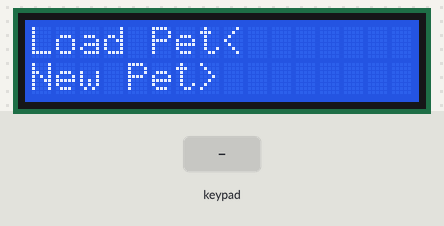
This sketch was run on a simulated Arduino Uno, built with avr-gcc and run on an emulated ATmega328P. On the bench: 16×2 character LCD. Inputs (shaded band) come from the test bench.

Above: at 1.3 s.
1.4 s: key 'L' pressed
At 3.3 s:
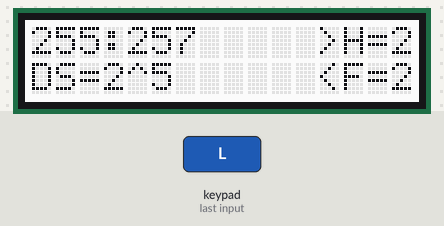
4.4 s: key 'U' pressed
At 5.2 s:
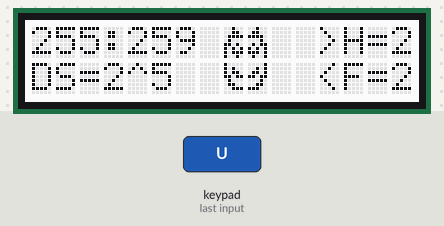
7.4 s: key 'D' pressed
At 7.54 s:
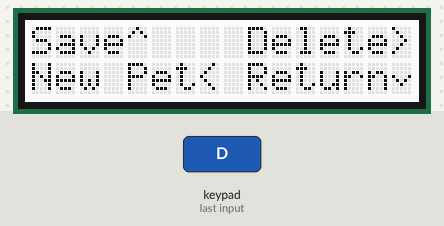
Timing chart, 0 to 10.4 s (numbered marks = the images above; inputs shaded):
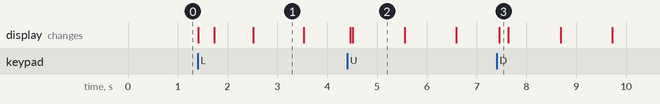

Measured:
- after the input at 1.4 s, the display: first changes at once (image 1 shows a later state)
- after the input at 4.4 s, the display: first changes after 0.06 s (image 2 shows a later state)
- after the input at 7.4 s, the display: changes after 0.05 s (image 3)
- what the display in image 1 shows lasts 1.0 s, from 2.5 s to 3.5 s
- what the display in image 2 shows lasts 1.1 s, from 4.5 s to 5.6 s

The sketch:

VirtualPet.ino
```cpp
#include <Wire.h>
#include <Adafruit_RGBLCDShield.h>
#include <utility/Adafruit_MCP23017.h>
#include <EEPROM.h>

Adafruit_RGBLCDShield lcd = Adafruit_RGBLCDShield();

#define RED 0x1
#define WHITE 0x7
#define GREEN 0x2
#define OFF 0x0

//create pictures
uint8_t egg[]={
  B00000,
  B01110,
  B11111,
  B11111,
  B11111,
  B11111,
  B01110,
  B00000
};

uint8_t young[] = {
 B00000,
 B00000,
 B01010,
 B00000,
 B10001,
 B01110,
 B00000,
 B00000
};

uint8_t adult1[] = {
  B00100,
  B00110,
  B01111,
  B01000,
  B11010,
  B10101,
  B10111,
  B10010
};

uint8_t adult2[] = {
  B00100,
  B01100,
  B11110,
  B00010,
  B01011,
  B10101,
  B11101,
  B01001
};

uint8_t adult4[] = {
  B00001,
  B00101,
  B01101,
  B11011,
  B00010,
  B00110,
  B11100,
  B00000
};

uint8_t adult3[] = {
  B10000,
  B10100,
  B10110,
  B11011,
  B01000,
  B01100,
  B00111,
  B00000
};

uint8_t down[]{
  B00000,
  B00000,
  B00000,
  B10001,
  B01010,
  B00100,
  B00000,
  B00000
};

uint8_t deadPet[] = {
  B00100,
  B01110,
  B00100,
  B00100,
  B00100,
  B01110,
  B01110,
  B11111
};

//Starting values for Pet stats
int development=0;
int happiness=2;
int fullness =3;

int ageSeconds = 0; //counts seconds
int ageMinutes = 0; //counts minutes

unsigned long start = millis(); //age timer
unsigned long start2 = millis(); //fullness timer
unsigned long start3 = millis(); //happiness timer

int page_counter = 1;

void setup() {
  // put your setup code here, to run once:
  lcd.begin(16,2);

  //creates egg, young and adult picture for virtual pet
  lcd.createChar(0, young);
  lcd.createChar(1, egg);
  lcd.createChar(2, adult1);
  lcd.createChar(3, adult2);
  lcd.createChar(4, adult3);
  lcd.createChar(5, adult4);

  //creates down arrow
  lcd.createChar(6, down);

  //creates dead pet
  lcd.createChar(7, deadPet);
  //checks whether saved pet is present, if it is sets page counter to 3 (load/new pet page)
  //else sets page counter to 1 (starts a new virtual pet)
  if(EEPROM.read(4)!=0 || EEPROM.read(5)!=0){
    page_counter = 3;
  }
  else{
    page_counter = 1;
  }
}

//function to allow user to either load a saved pet or start a new one
void loadNew(){
  //writes left arrow next to load pet, if user clicks left button, saved pet is loaded
  lcd.setCursor(0,0);
  lcd.print("Load Pet");
  lcd.print("<");
  //writes right arrow next to load pet, if user clicks right button, new pet is started
  lcd.setCursor(0,1);
  lcd.print("New Pet");
  lcd.print(">");

  uint8_t buttons = lcd.readButtons();
  if(buttons & BUTTON_LEFT){
    lcd.clear();
    //loads saved data of virtual pet if user selects the load pet option
    development=EEPROM.read(2);
    happiness=EEPROM.read(1);
    fullness =EEPROM.read(3);

    ageSeconds = EEPROM.read(4);
    ageMinutes = EEPROM.read(5);
    page_counter = 1;
  }
  if(buttons & BUTTON_RIGHT){
    //loads default pet stats if new pet option is selected
    page_counter = 1;
    lcd.clear();
    start = millis();
    start2 = millis();
    start3 = millis();
  }
}

//function to display age, happiness, development stage, fullness as well as virtual pet sketch
void petStats(){
  //displays egg sketch when development stage is 0, young sketch when development is 1,
  //and adult when development is 2 in the middle of the screen
  if(development==0){
  lcd.setCursor(8,1);
  lcd.write(1);
  }
  else if(development==1){
    lcd.setCursor(8,1);
    lcd.write(0);
  }
  else if(development==2){
    lcd.setCursor(8,0);
    lcd.write(2);
    lcd.setCursor(9,0);
    lcd.write(3);
    lcd.setCursor(8,1);
    lcd.write(4);
    lcd.setCursor(9,1);
    lcd.write(5);
  }
  //displays pet's age top left side
  lcd.setCursor(0,0);
  lcd.print(ageMinutes);
  lcd.print(":");
  printDigits(ageSeconds);

  //displays development stage bottom left side
  lcd.setCursor(0,1);
  lcd.print("DS=");
  lcd.print(development);
  lcd.setCursor(4,1);
  lcd.print("^");

  //displays happiness top right side
  lcd.setCursor(12,0);
  lcd.print(">");
  lcd.print("H=");
  lcd.print(happiness);

  //displays fullness of the pet bottom right side
  lcd.setCursor(12,1);
  lcd.print("<");
  lcd.print("F=");
  lcd.print(fullness);
}

//if seconds is less than 10, 0 is added infront of seconds, else seconds is printed
void printDigits(int digits){
  if(digits<10){
    lcd.print('0');
    lcd.print(digits);
  }
  else{
    lcd.print(digits);
  }
}
//counts pets age
void age(){
  //if on the virtual pet page, the age of pet increases, else it is paused
  if(page_counter ==1){
    //every second, second increases by 1 until it reaches 9 minutes 59 seconds
    if(millis() - start>1000){
      if(!(ageSeconds == 59 && ageMinutes == 9)){
        ageSeconds++;
        start = millis();
        if(ageSeconds==60){
          ageSeconds=0;
          ageMinutes = ageMinutes +1;
        }
      }
      else{
        page_counter=4;
      }
    }
  }
}
//when age reaches 5 seconds, development stage is set to 1
void ageFiveSecs(){
  if(ageSeconds==5 && development != 2){
    development=1;
  }
}
//reduce happiness every 7 seconds if development stage is bigger than 0
void reduceHappiness(){
  //starts timer for happiness when age reaches 5 seconds
  if(ageSeconds==5 && ageMinutes==0){
    start3 = millis();
  }
  if(millis() - start3 > 7000){
    //checks whether development stage is bigger than 0 and happiness is not equal to 0
    if(happiness!=0){
      happiness = happiness - 1;
      //timer is reset when happiness reduces
      start3=millis();
    }
  }
}
//reduce fullness every 11 seconds if development stage is bigger than 0
void reduceFullness(){
  //starts timer for fullness when age reaches 5 seconds
  if(ageSeconds==5 && ageMinutes==0){
    start2 = millis();
  }
  if(millis() - start2>11000){
    //checks whether development is bigger than 0 and fullness is not 0
    if(fullness!=0){
      fullness = fullness - 1;
      //resets timer after fullness increases
      start2=millis();
    }
    //if fullness reaches 0, happiness is set to 0
    if(fullness==0){
      happiness = 0;
    }
  }
}
//allows user to perform different actions e.g. feed pet, play with pet, grow pet
void actions(){
  uint8_t buttons = lcd.readButtons();
  if(development>=1){
    //sets development stage to 2 if up button is pressed and age is greater than 35 seconds,
    //and happiness is greater than 0 and fullness is greater than 2
    if(buttons & BUTTON_UP){
      if((ageSeconds>=35 || ageMinutes>=1)& happiness>=1 & fullness>=3){
        development = 2;
      }
    }
    //feeds pet if left button is pressed
    if(buttons & BUTTON_LEFT){
      //if fullness is less than 4, fullness increases by 1 when left button is pressed
      if(fullness<4){
        fullness = fullness + 1;
        //after fullness increases, the fullness timer is reset
        start2=millis();
        //if fullness reaches 4, happiness is set to 0
        if(fullness == 4){
          happiness = 0;
          start2=millis();
        }
      }
    }
    //plays with pet if right button is pressed
    if(buttons & BUTTON_RIGHT){
      //if happiness is less than 2 and fullness is bigger or equal to 2, happiness increases by 1
      if(happiness<2 & fullness >=2){
        happiness = happiness + 1;
        //after happiness increases, the happiness timer is reset
        start3=millis();
      }
    }
  }
}
//creates a menu allowing user to save, delete or start a new pet
void menu(){
  lcd.setBacklight(WHITE);
  //displays the different labels on the screen with arrows corresponding to different buttons
  lcd.setCursor(0,0);
  lcd.print("Save");
  lcd.print("^");

  lcd.setCursor(9,0);
  lcd.print("Delete");
  lcd.print(">");

  lcd.setCursor(0,1);
  lcd.print("New Pet");
  lcd.print("<");

  lcd.setCursor(9,1);
  lcd.print("Return");
  lcd.write(6);

  uint8_t buttons = lcd.readButtons();
  //if up button is pressed, pet is saved
  if(buttons & BUTTON_UP){
    savePet();
  }
  //if right button is pressed, saved pet is deleted
  if(buttons & BUTTON_RIGHT){
    deletePet();
  }
  //if left button is pressed, new pet is started and page counter is set to 1
  //returns to the virtual pet page with default stats
  if(buttons & BUTTON_LEFT){
    lcd.setBacklight(GREEN);
    lcd.clear();
    lcd.print("Starting New Pet");
    delay(1000);
    lcd.clear();
    page_counter = 1;
    newPet();
  }
}
//saves pet stats
void savePet(){
    EEPROM.write(1, happiness);
    EEPROM.write(2, development);
    EEPROM.write(3, fullness);
    EEPROM.write(4, ageSeconds);
    EEPROM.write(5, ageMinutes);
    lcd.setBacklight(GREEN);
    lcd.clear();
    lcd.setCursor(3,0);
    lcd.print("Pet Saved");
    delay(1000);
    lcd.clear();
}
//deletes saved pet stats and sets it back to default
void deletePet(){
  lcd.clear();
  lcd.setBacklight(RED);
  lcd.setCursor(2,0);
  lcd.print("Deleting Pet");
  for(int i = 0; i< EEPROM.length(); i++){
    EEPROM.write(i,0);
  }

  lcd.setBacklight(GREEN);
  lcd.clear();
  lcd.print("Saved Pet Deleted");
  delay(1000);
  lcd.clear();
}
//sets pet stats back to default
void newPet(){

  development=0;
  happiness=2;
  fullness =3;
  ageSeconds = 0;
  ageMinutes = 0;
  start = millis();
  start2 = millis();
  start3 = millis();
  petStats();
}
//If pet is either unhappy or hungry, the backlight is set to red on the virtual pet page
void backlight(){
  if((happiness == 0 || fullness == 0)&& page_counter==1){
    lcd.setBacklight(RED);
  }
  else{
    lcd.setBacklight(WHITE);
  }
}

void petDead(){
  if(page_counter==4){
    lcd.clear();
    lcd.setCursor(4,0);
    lcd.print("PET DIED");
    lcd.setCursor(8,1);
    lcd.write(7);
    delay(5000);
    lcd.setBacklight(OFF);
  }
}
void menuChange(){
  //if down button is pressed and page counter is less than 2, page counter increases by 1
  //if it reaches 2 and up button is pressed, page counter is set back to 1
  //alternates between virtual pet page and menu page
  uint8_t buttons = lcd.readButtons();
  if(buttons & BUTTON_DOWN){
    lcd.clear();
    if(page_counter <2){
      page_counter = page_counter +1;
    }
    else{
      page_counter = 1;
    }
  }
}

void loop() {
  menuChange();

  switch(page_counter){
    //shows virtual pet page
    case 1:{
      petStats();
      age();
      ageFiveSecs();
      reduceHappiness();
      reduceFullness();
      actions();
      backlight();
    }
    break;
    //shows menu page
    case 2: {
      menu();
    }
    break;
    //shows the load/start new pet on starting the program if virtual pet is saved
    case 3:{
      loadNew();
    }
    break;
    case 4:{
      petDead();
    }
    break;
  }
}
```
